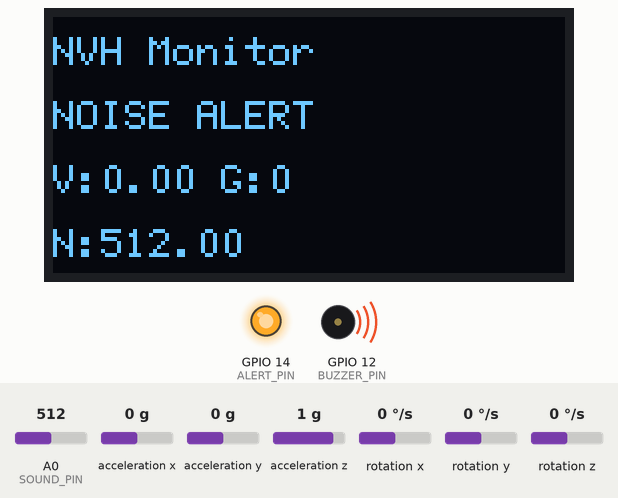
The sketch below on a simulated ESP8266 (NodeMCU). On the bench: 128×64 one-colour display, output pins drawn as LEDs (lit = HIGH), buzzer (waves = sounding, pin HIGH). The test bench sets the inputs (shaded band); at power-on: acceleration x 0 g, A0 (SOUND_PIN) = 512, acceleration z 1 g, acceleration y 0 g, rotation x 0 °/s, rotation y 0 °/s, rotation z 0 °/s. WiFi joins after 1.5 s; servers stay silent unless stated; what the sketch prints to the serial monitor is not drawn.

Above: at 2.7 s.
2.8 s: acceleration x set to -0.8 g
At 4.3 s:
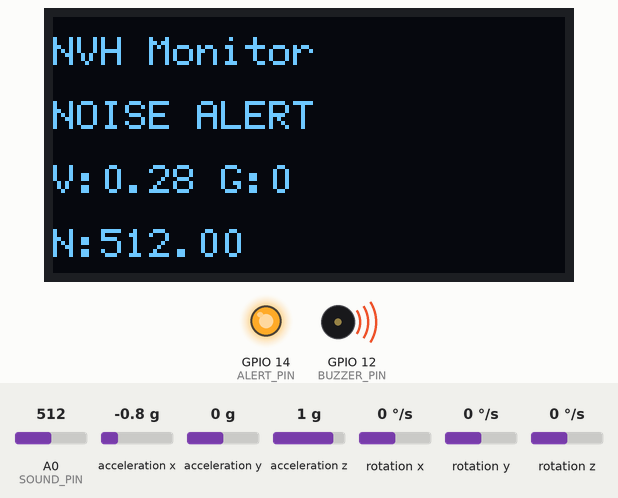
4.7 s: acceleration x set to -1.1 g
At 5.7 s:
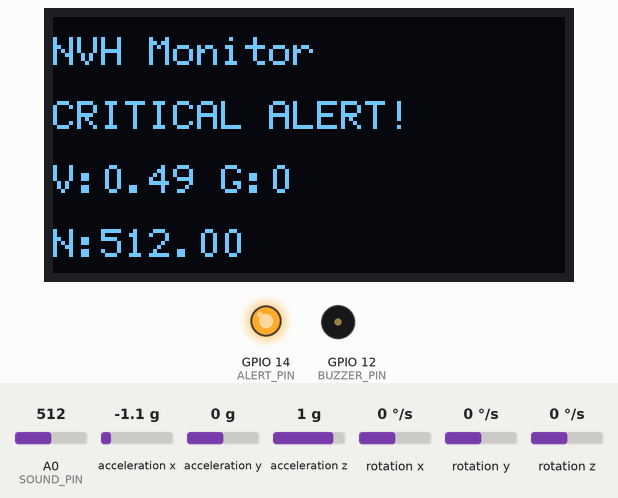
6.2 s: A0 (SOUND_PIN) set to 56
At 7.0 s:
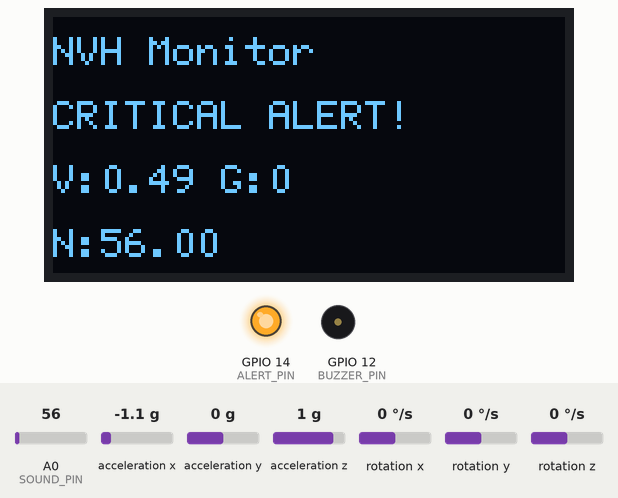
7.9 s: A0 (SOUND_PIN) set to 48
At 8.5 s:
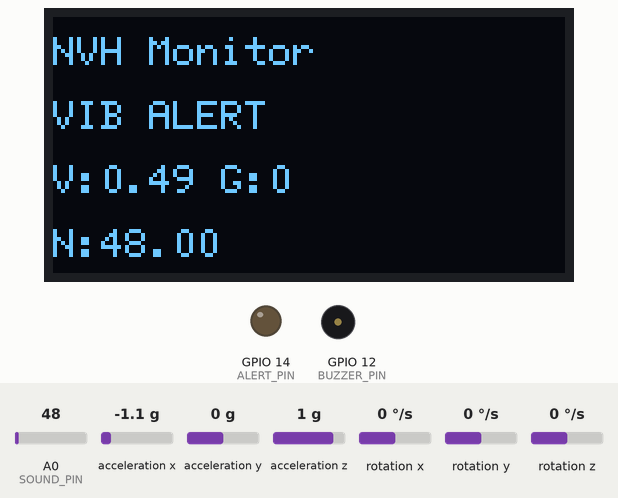
9.4 s: acceleration z set to 0.7 g
At 9.8 s:
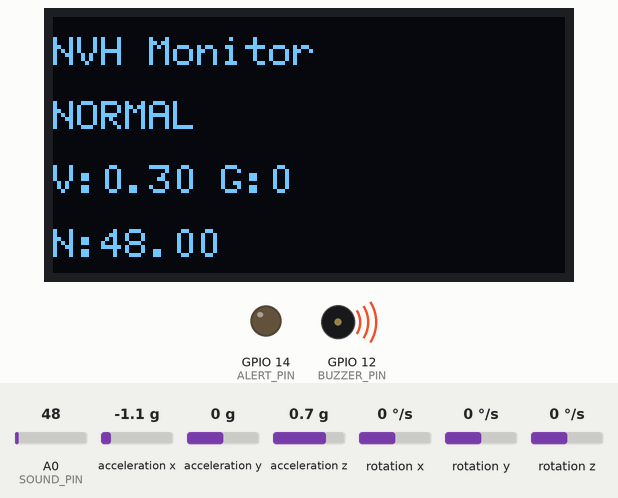
10.9 s: acceleration y set to -1.4 g
At 12.3 s:
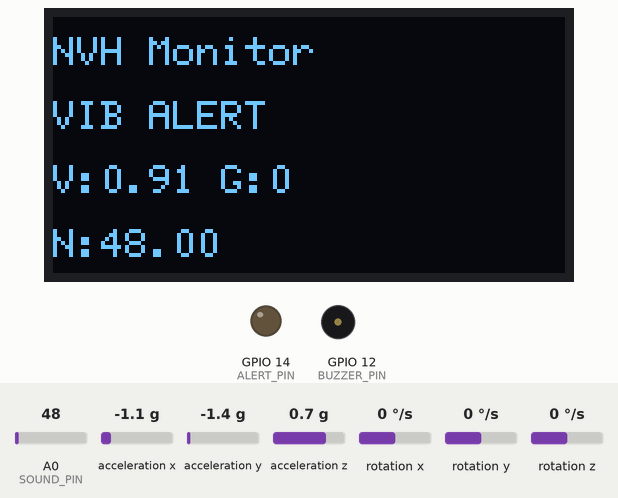
Timing chart, 0 to 13.4 s (numbered marks = the images above; inputs shaded):
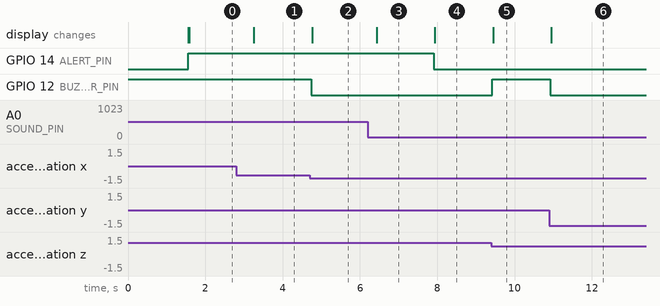

Measured:
- the behaviour switches between -0.9 and -1 g on acceleration x (found by bisection; images 1 and 2)
- the behaviour switches between 51 and 50 on A0 (SOUND_PIN) (found by bisection; images 3 and 4)
- the behaviour switches between 0.9 and 0.8 g on acceleration z (found by bisection; images 4 and 5)
- after the input at 2.8 s, the display: changes after 0.46 s (image 1)
- after the input at 4.7 s, GPIO 12 (BUZZER_PIN): HIGH → LOW at once; the display: changes after 0.06 s (image 2)
- after the input at 6.2 s, the display: changes after 0.23 s (image 3)
- after the input at 7.9 s, GPIO 14 (ALERT_PIN): HIGH → LOW at once; the display: changes at once (image 4)
- after the input at 9.4 s, GPIO 12 (BUZZER_PIN): LOW → HIGH at once; the display: changes after 0.05 s (image 5)
- after the input at 10.9 s, GPIO 12 (BUZZER_PIN): HIGH → LOW at once; the display: changes after 0.05 s (image 6)

The sketch:

NVH_Monitor.ino
```cpp
#include <ESP8266WiFi.h>
#include <ESP8266HTTPClient.h>
#include <WiFiClientSecure.h>
#include <Wire.h>
#include <MPU6050.h>
#include <U8g2lib.h>

// ---------------- WiFi ----------------
const char* ssid     = "XXXXXXX";
const char* password = "XXXXXXXX";

// ---------------- Twilio ----------------
const char* accountSID = "XXXXXXXXXXXXXXXXXXXXXXXXX";
const char* authToken  = "XXXXXXXXXXXXXXXXXXXXXXXXX";
const char* fromNumber = "+XXXXXXXXXXX";
const char* toNumber   = "+XXXXXXXXXXX";

// ---------------- ThingSpeak ----------------
const char* thingspeakKey = "XXXXXXXXXXXX";

// ---------------- Pins ----------------
#define BUZZER_PIN 12
#define ALERT_PIN  14
#define SOUND_PIN  A0

// ---------------- Thresholds ----------------
#define VIB_THRESHOLD   0.4
#define NOISE_THRESHOLD 50

// ---------------- Timing ----------------
#define SMS_INTERVAL    30000
#define OLED_INTERVAL   800

// ---------------- Objects ----------------
U8G2_SH1106_128X64_NONAME_F_HW_I2C oled(U8G2_R0, U8X8_PIN_NONE);
MPU6050 mpu;

// ---------------- Timers ----------------
unsigned long lastSMS = 0;
unsigned long lastSend = 0;

// ---------------- Values ----------------
float vibrationVal = 0;
float noiseVal = 0;
float gyroVal = 0;

// ---------------- SMS flags ----------------
bool criticalSMSSent = false;
bool normalSMSSent = false;

// ======================================================
// OLED + SERIAL DISPLAY
// ======================================================
void oledShow(String l1, String l2, String l3) {

  oled.clearBuffer();
  oled.setFont(u8g2_font_6x12_tr);
  oled.drawStr(0, 12, "NVH Monitor");
  oled.drawStr(0, 28, l1.c_str());
  oled.drawStr(0, 44, l2.c_str());
  oled.drawStr(0, 60, l3.c_str());
  oled.sendBuffer();

  Serial.println("----- OLED -----");
  Serial.println(l1);
  Serial.println(l2);
  Serial.println(l3);
  Serial.println("----------------");
}

// ======================================================
//  SMS FUNCTION
// ======================================================
void sendSMS(String msg) {

  WiFiClientSecure client;
  client.setInsecure();
  HTTPClient http;

  String url = "https://api.twilio.com/**************" +
               String(accountSID) + "/Messages.json";

  String body = "To=" + String(toNumber) +
                "&From=" + String(fromNumber) +
                "&Body=" + msg;

  http.begin(client, url);
  http.setAuthorization(accountSID, authToken);
  http.addHeader("Content-Type", "application/x-www-form-urlencoded");

  int code = http.POST(body);

  Serial.print("SMS HTTP CODE: ");
  Serial.println(code);

  Serial.println(http.getString());

  http.end();
}

// ======================================================
//  SETUP
// ======================================================
void setup() {

  Serial.begin(115200);

  pinMode(BUZZER_PIN, OUTPUT);
  pinMode(ALERT_PIN, OUTPUT);

  digitalWrite(BUZZER_PIN, HIGH);
  digitalWrite(ALERT_PIN, LOW);

  WiFi.begin(ssid, password);
  while (WiFi.status() != WL_CONNECTED) {
    delay(300);
    Serial.print(".");
  }

  Wire.begin(4, 5);
  oled.begin();
  mpu.initialize();

  oledShow("System Ready", "", "");
}

// ======================================================
// LOOP
// ======================================================
void loop() {

  int16_t axr, ayr, azr, gxr, gyr, gzr;
  mpu.getMotion6(&axr, &ayr, &azr, &gxr, &gyr, &gzr);

  float ax = axr / 16384.0;
  float ay = ayr / 16384.0;
  float az = azr / 16384.0;

  float gx = gxr / 131.0;
  float gy = gyr / 131.0;
  float gz = gzr / 131.0;

  float vibration = sqrt(ax*ax + ay*ay + az*az) - 1.0;
  float gyro = sqrt(gx*gx + gy*gy + gz*gz);
  int noise = analogRead(SOUND_PIN);

  vibrationVal = vibration;
  noiseVal = noise;
  gyroVal = gyro;

  // ---------------- ALERT LOGIC ----------------
  bool vibAlert = vibration > VIB_THRESHOLD;
  bool noiseAlert = noise > NOISE_THRESHOLD;

  bool criticalAlert = vibAlert && noiseAlert;

  String msg;

  if (criticalAlert) msg = "CRITICAL ALERT!";
  else if (vibAlert) msg = "VIB ALERT";
  else if (noiseAlert) msg = "NOISE ALERT";
  else msg = "NORMAL";

  // ---------------- OUTPUT ----------------
  digitalWrite(BUZZER_PIN, (vibAlert || criticalAlert) ? LOW : HIGH);
  digitalWrite(ALERT_PIN, (noiseAlert || criticalAlert) ? HIGH : LOW);

  // ---------------- OLED ----------------
  static unsigned long lastOledUpdate = 0;
  static String lastMsg = "";

  if (msg != lastMsg || millis() - lastOledUpdate > OLED_INTERVAL) {

    oledShow(
      msg,
      "V:" + String(vibrationVal,2) + " G:" + String(gyroVal,0),
      "N:" + String(noiseVal)
    );

    lastMsg = msg;
    lastOledUpdate = millis();
  }

  // ---------------- RESET ----------------
  if (!vibAlert && !noiseAlert) {
    criticalSMSSent = false;
    normalSMSSent = false;
  }


  if (criticalAlert && !criticalSMSSent && millis() - lastSMS > SMS_INTERVAL) {

    sendSMS("CRITICAL ALERT!\nV:" + String(vibrationVal,2) +
            " G:" + String(gyroVal,0) +
            " N:" + String(noiseVal));

    Serial.println("📩 CRITICAL SMS SENT");

    lastSMS = millis();
    criticalSMSSent = true;
  }

  // ---------------- NORMAL SMS  ----------------
  else if (!criticalAlert && (vibAlert || noiseAlert) &&
           !normalSMSSent && millis() - lastSMS > SMS_INTERVAL) {

    String type = vibAlert ? "VIB ALERT" : "NOISE ALERT";

    sendSMS(type +
            "\nV:" + String(vibrationVal,2) +
            " G:" + String(gyroVal,0) +
            " N:" + String(noiseVal));

    Serial.println("📩 NORMAL SMS SENT");

    lastSMS = millis();
    normalSMSSent = true;
  }

  // ---------------- ThingSpeak ----------------
  if (millis() - lastSend > 15000) {

    int flag = criticalAlert ? 2 : (vibAlert || noiseAlert);

    WiFiClientSecure client;
    client.setInsecure();
    HTTPClient http;

    String url = "https://api.thingspeak*******" +
                 String(thingspeakKey) +
                 "&field1=" + String(vibrationVal) +
                 "&field2=" + String(noiseVal) +
                 "&field3=" + String(flag);

    http.begin(client, url);
    http.GET();
    http.end();

    lastSend = millis();
  }

  delay(50);
}
```
